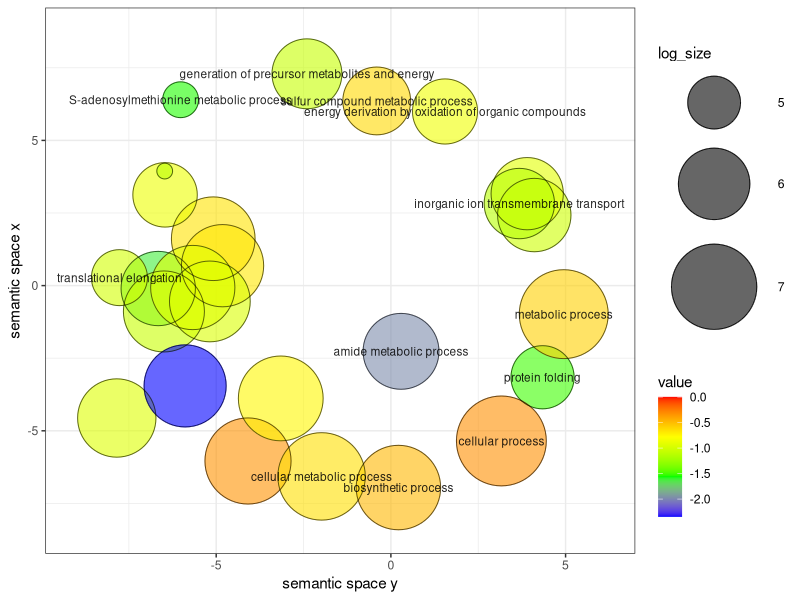

The R script that drew this image:
# A plotting R script produced by the Revigo server at http://revigo.irb.hr/
# If you found Revigo useful in your work, please cite the following reference:
# Supek F et al. "REVIGO summarizes and visualizes long lists of Gene Ontology
# terms" PLoS ONE 2011. doi:10.1371/journal.pone.0021800

# --------------------------------------------------------------------------
# If you don't have the ggplot2 package installed, uncomment the following line:
# install.packages( "ggplot2" );
library( ggplot2 );

# --------------------------------------------------------------------------
# If you don't have the scales package installed, uncomment the following line:
# install.packages( "scales" );
library( scales );

# --------------------------------------------------------------------------
# Here is your data from Revigo. Scroll down for plot configuration options.

revigo.names <- c("term_ID","description","frequency","plot_X","plot_Y","log_size","value","uniqueness","dispensability");
revigo.data <- rbind(c("GO:0006091","generation of precursor metabolites and energy",2.62835465282124,-2.4027265046533755,7.292456853891046,5.897738674144431,-1.0582550850508752,0.8831772949933698,0.0676671),
c("GO:0006412","translation",5.085673767131161,-6.659122469980924,-0.10113743840334997,6.184402940776566,-1.6197706630619626,0.5688625024927815,0.66980486),
c("GO:0006414","translational elongation",0.45853729473473576,-7.7700250097909995,0.27327868246195264,5.139431973597713,-1.0076586004423747,0.6772770557697786,0.07976143),
c("GO:0006457","protein folding",1.0590625918025878,4.3407047473104,-3.1566604807725853,5.502977151016975,-1.5086102880706946,0.9858346725004642,0.00846668),
c("GO:0006556","S-adenosylmethionine biosynthetic process",0.05360805457278003,-6.474028159016798,3.943917918237729,4.2073111514361345,-1.384776131868172,0.7797807955892112,0.53139023),
c("GO:0006790","sulfur compound metabolic process",1.9505422206753265,-0.40546750148506305,6.358239912317999,5.768210254776623,-0.620036738839665,0.8881161033055086,0.09500459),
c("GO:0006811","monoatomic ion transport",4.401907471506606,4.104169277097082,2.4285585493730606,6.1216953964406695,-1.0337456000650995,0.8987167761485992,0.41209348),
c("GO:0008152","metabolic process",65.3565173451011,4.947528518455484,-0.9836085501986325,7.293343082853126,-0.5852204574193722,1,-0),
c("GO:0009058","biosynthetic process",28.23839282673206,0.2155860985790568,-6.954216033497093,6.928894185470589,-0.47601694615777285,0.8847999987804124,0.14934071),
c("GO:0009059","macromolecule biosynthetic process",15.258385035486357,-6.49687144727376,-0.8908592442517471,6.661562823384344,-1.0540835642542068,0.6725108820558322,0.33214411),
c("GO:0009987","cellular process",79.12519251933975,3.1624067195584944,-5.349679496505851,7.376368956838209,-0.318455766987809,1,-0),
c("GO:0010467","gene expression",9.706370753664654,-7.845709034479184,-4.559824794481555,6.465111183714701,-0.9522774364067651,0.8535687900969018,0.29468075),
c("GO:0015980","energy derivation by oxidation of organic compounds",1.3592204656440126,1.5494819500198014,5.995341638513863,5.611345126683129,-0.8584436258757309,0.8480982231764427,0.09068117),
c("GO:0019538","protein metabolic process",18.67385374490695,-5.889653511234402,-3.454128784184295,6.7492881892860686,-2.3445734122540816,0.7467049539083533,0.23871088),
c("GO:0034220","monoatomic ion transmembrane transport",3.707494071415495,3.901733429474318,3.1647548112508166,6.047135013730295,-0.9319477878877299,0.8286056386172531,0.50368514),
c("GO:0043170","macromolecule metabolic process",38.34861513800723,-4.089786661058174,-6.039766763243762,7.061803881678349,-0.33539750755512526,0.8453334481581443,0.17675389),
c("GO:0043603","amide metabolic process",6.518961624921768,0.2903965291770005,-2.26410178448537,6.292232804957447,-1.975268110344751,0.8710395620043397,0.09036333),
c("GO:0044237","cellular metabolic process",49.22533251163365,-1.9839851194753004,-6.570401233938482,7.170242846650484,-0.6482983672542854,0.8580471119218379,0.06778182),
c("GO:0044249","cellular biosynthetic process",24.389190152163454,-5.084748728567856,1.6133275350253593,6.865251597822689,-0.6605127830473448,0.6553602013411214,0.66782618),
c("GO:0044271","cellular nitrogen compound biosynthetic process",18.93399433857433,-4.818252012983282,0.6850303860791387,6.755296478091295,-0.6797809912370048,0.6299442747876409,0.61091007),
c("GO:0044272","sulfur compound biosynthetic process",1.2460139050319528,-6.463740819293159,3.1246279607600487,5.573578207111253,-0.8746065780218151,0.7155343750307948,0.67825539),
c("GO:0046500","S-adenosylmethionine metabolic process",0.09139679366822917,-6.018670591987567,6.399735066281114,4.439000924079503,-1.5461620409169552,0.8474071914102682,0),
c("GO:0098660","inorganic ion transmembrane transport",2.8120629398541377,3.676247226807182,2.824795143243459,5.9270797094445795,-1.1316612620409356,0.8730161707214703,0.01203986),
c("GO:1901564","organonitrogen compound metabolic process",29.993834591427927,-3.152462636551911,-3.8850047414472213,6.955086199151694,-0.7409319882376819,0.806558359390033,0.25443166),
c("GO:1901566","organonitrogen compound biosynthetic process",14.63667861962968,-5.181703081653427,-0.5457367747544524,6.643496794616454,-0.9626571815344467,0.6535163573217708,0.50121883),
c("GO:1901576","organic substance biosynthetic process",27.07678740968754,-5.6706479929254865,-0.06629471796430582,6.910651347384342,-0.9471329902458194,0.6590029331374224,0.56953202));

one.data <- data.frame(revigo.data);
names(one.data) <- revigo.names;
one.data <- one.data [(one.data$plot_X != "null" & one.data$plot_Y != "null"), ];
one.data$plot_X <- as.numeric( as.character(one.data$plot_X) );
one.data$plot_Y <- as.numeric( as.character(one.data$plot_Y) );
one.data$log_size <- as.numeric( as.character(one.data$log_size) );
one.data$value <- as.numeric( as.character(one.data$value) );
one.data$frequency <- as.numeric( as.character(one.data$frequency) );
one.data$uniqueness <- as.numeric( as.character(one.data$uniqueness) );
one.data$dispensability <- as.numeric( as.character(one.data$dispensability) );
#head(one.data);


# --------------------------------------------------------------------------
# Names of the axes, sizes of the numbers and letters, names of the columns,
# etc. can be changed below

p1 <- ggplot( data = one.data );
p1 <- p1 + geom_point( aes( plot_X, plot_Y, colour = value, size = log_size), alpha = I(0.6) );
p1 <- p1 + scale_colour_gradientn( colours = c("blue", "green", "yellow", "red"), limits = c( min(one.data$value), 0) );
p1 <- p1 + geom_point( aes(plot_X, plot_Y, size = log_size), shape = 21, fill = "transparent", colour = I (alpha ("black", 0.6) ));
p1 <- p1 + scale_size( range=c(5, 30)) + theme_bw(); # + scale_fill_gradientn(colours = heat_hcl(7), limits = c(-300, 0) );
ex <- one.data [ one.data$dispensability < 0.15, ];
p1 <- p1 + geom_text( data = ex, aes(plot_X, plot_Y, label = description), colour = I(alpha("black", 0.85)), size = 3 );
p1 <- p1 + labs (y = "semantic space x", x = "semantic space y");
p1 <- p1 + theme(legend.key = element_blank()) ;
one.x_range = max(one.data$plot_X) - min(one.data$plot_X);
one.y_range = max(one.data$plot_Y) - min(one.data$plot_Y);
p1 <- p1 + xlim(min(one.data$plot_X)-one.x_range/10,max(one.data$plot_X)+one.x_range/10);
p1 <- p1 + ylim(min(one.data$plot_Y)-one.y_range/10,max(one.data$plot_Y)+one.y_range/10);


# --------------------------------------------------------------------------
# Output the plot to screen
pdf( file="H_C_VS_T3_scatterplot.pdf", width=16, height=9 ) 
p1
dev.off()

